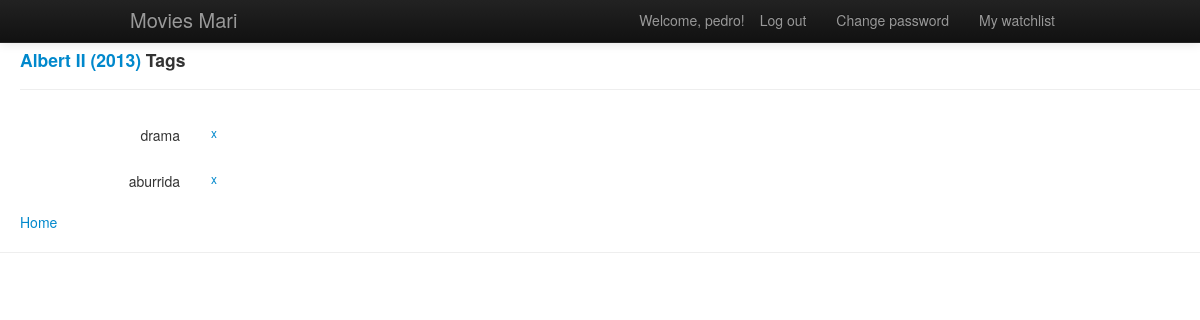
/movie/18/tags/ (signed in), run on the app's committed database.
### movies/models.py (models this page shows, shortened)
class Movie(models.Model):
    title = models.CharField(max_length=100, unique=True)
    year = models.CharField(max_length=50)
    imdb_rank = models.FloatField(default=0)
    imdb_votes = models.IntegerField(default=0)
    total_votes = models.IntegerField(default=0)
    tags = models.ManyToManyField(Tag)

class Tag(models.Model):
    name = models.CharField(max_length=100, unique=True)

### movies/views.py (the view)
# urls.py: url(r'^movie/(?P<movie_id>\d+)/tags/$', views.tags_movie_show, name='tags_movie_show'),
def tags_movie_show(request, movie_id):
    context_dict = {'movie_id': movie_id}
    current_movie = get_object_or_404(Movie, pk=movie_id)
    context_dict['movie'] = current_movie
    context_dict['movies'] = Movie.objects.all()
    current_movie_tags = current_movie.tags.all().order_by('name')
    context_dict['tags'] = current_movie_tags
    return render(request, 'movies/movie_tags.html', context_dict)

### templates/movies/movie_tags.html (shortened to what this page needs)
{% extends 'movies/base.html' %}
{% load static %}
{% block body_block %}
        <div style="margin-top:50px;margin-left:20px">
             <div class="page-header">
                <h4>{% include "movies/movie_link.html" %} Tags</h4>
            </div>
            {% for tag in tags %}
                <form class="form-horizontal" method="post" action="{% url "movies:remove_tag_from_movie" movie.id tag.id %}">
                    <label class="control-label" for="input">{{ tag.name }}</label>
                    <div class="controls">
                        <input class="btn btn-small btn-link" type="submit" value="x"/>
                    </div>
                </form>
            {% endfor %}
            <a href="{% url "movies:index" %}">Home</a>
        </div>
{% endblock %}

### templates/movies/base.html (shortened to what this page needs)
<!DOCTYPE html>
{% load static %}
{% load i18n %}
<html>
    <head>
        <link href="{% static "css/bootstrap.css" %}" rel="stylesheet" media="screen">
        <link href="{% static "css/app.css" %}" rel="stylesheet" media="screen">
    </head>
    <body>
        <div>
            {% block body_block %}Movies{% endblock %}
        </div>
        <hr/>
        <div class="navbar navbar-inverse navbar-fixed-top">
            <div class="navbar-inner">
                <div class="container">
                    <a class="brand" href="{% url "movies:index" %}">Movies Mari</a>
                    <div class="nav-collapse collapse">
                        <ul class="nav pull-right">
                            {% if user.is_authenticated %}
                                <li class="navbar-text">Welcome, {{ user.username }}!</li>
                                <li><a href="{% url 'auth_logout' %}">{% trans "Log out" %}</a></li>
                                <li><a href="{% url 'auth_password_change' %}">{% trans "Change password" %}</a></li>
                                <li><a href="{% url "movies:user_watchlist" %}"> My watchlist</a></li>
                            {% else %}
                                <li><a href="{% url 'auth_login' %}">{% trans "Log in" %}</a></li>
                            {% endif %}
                        </ul>
                    </div>
                </div>
            </div>
        </div>
    </body>
</html>

### templates/movies/movie_link.html
<a href="{% url "movies:movie_show" movie.id %}">{{ movie.title }}  ({{ movie.year }})</a>

### data on the page
Movie: title "Albert II", year "2013"
Tag: name "drama"
Tag: name "aburrida"

### other printed values
{{ user.username }} "pedro"
